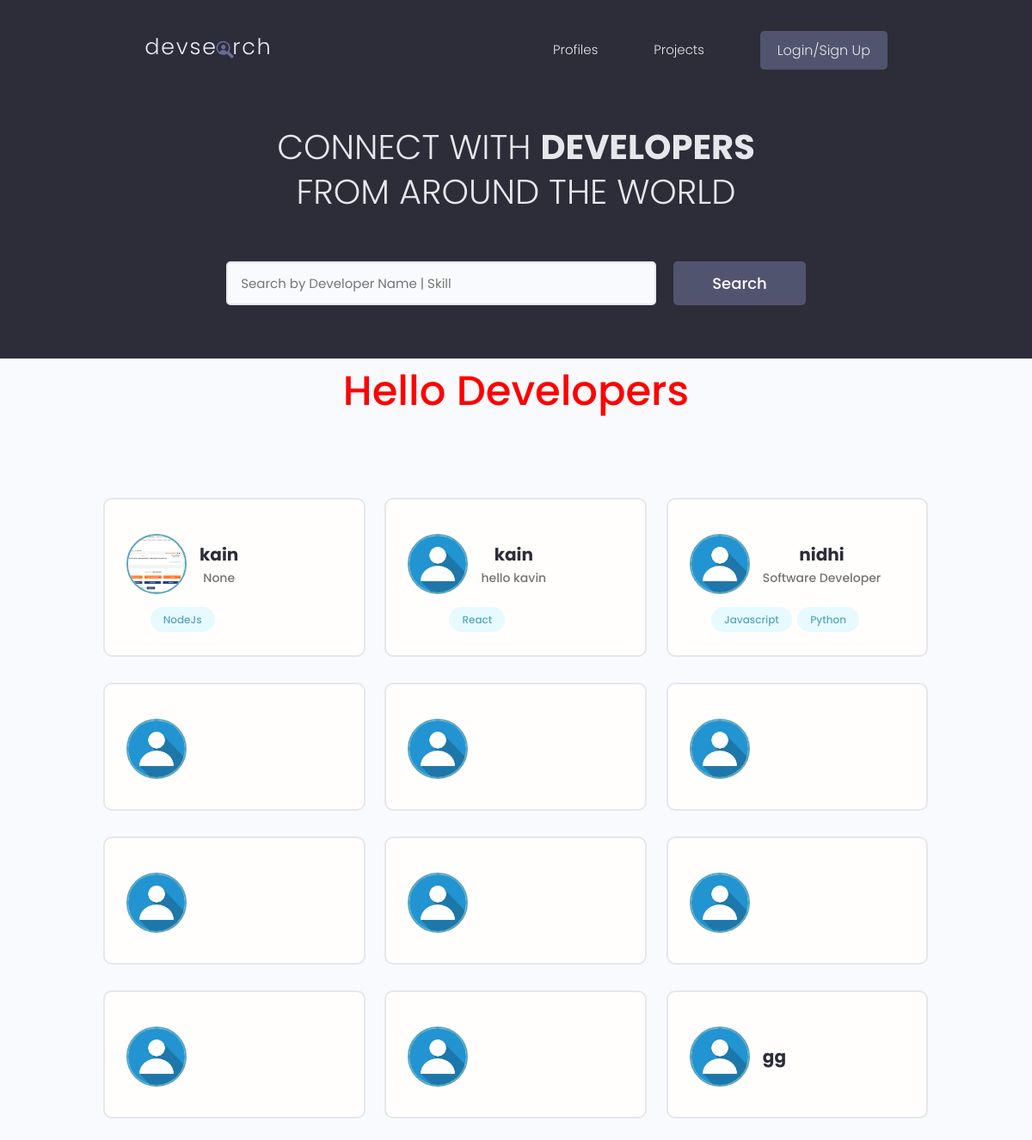
/, run on an earlier commit of the app's database.
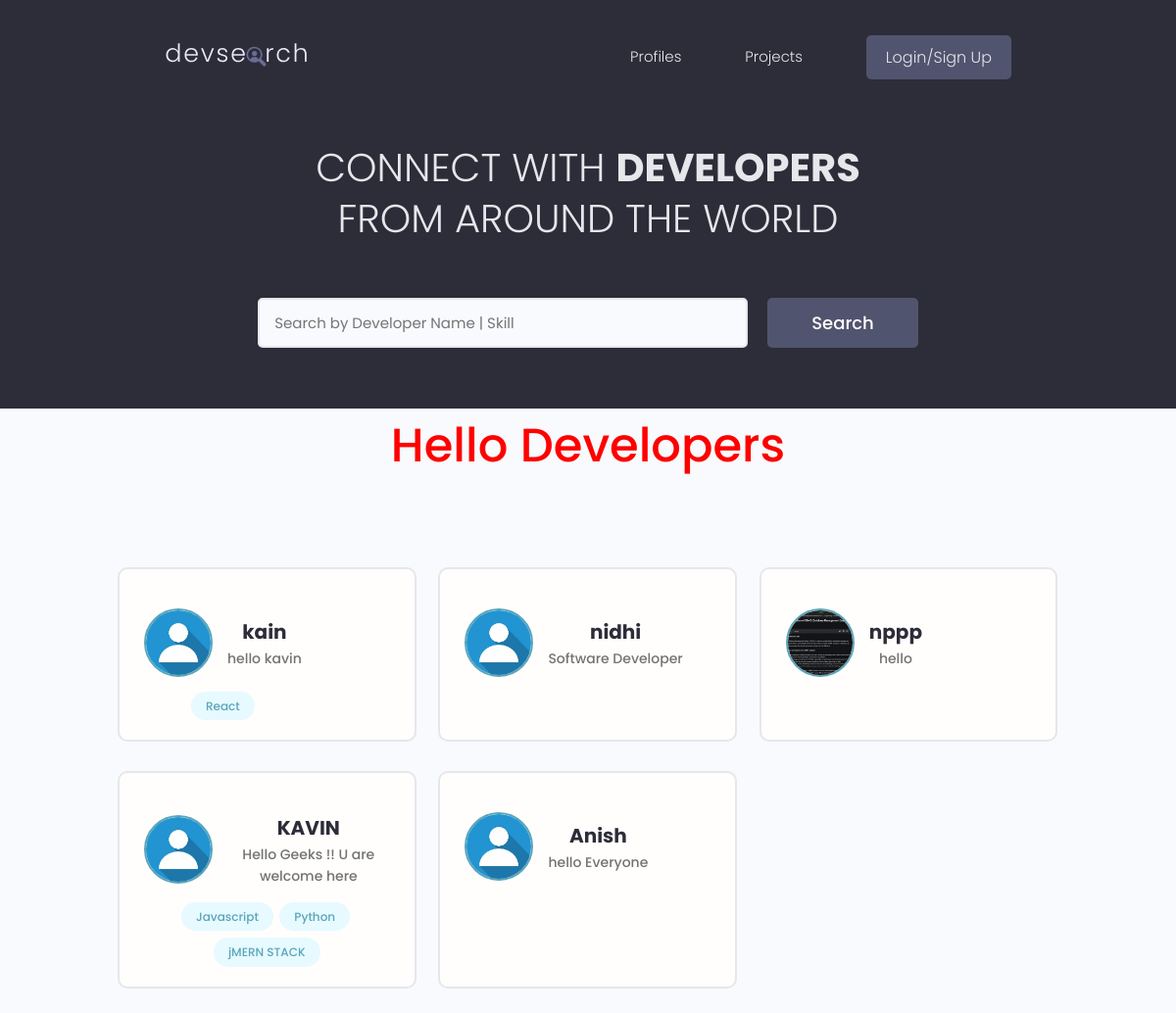
And on a later commit of the database.
### userapp/models.py (models this page shows, shortened)
class profile(models.Model):
    user=models.OneToOneField(User,on_delete=models.CASCADE,null=True,blank=True)
    name=models.CharField(max_length=250,blank=True,null=True)
    username=models.CharField(max_length=250,blank=True,null=True)
    email=models.EmailField(max_length=500,blank=True,null=True)
    About=models.CharField(max_length=500,blank=True,null=True,default=" ")
    Bio=models.TextField(blank=True,null=True)
    X_link=models.CharField(null=True,blank=True,max_length=500)
    Instagram_link=models.CharField(null=True,blank=True,max_length=500)
    Profile_img=models.ImageField(null=True,blank=True,upload_to='Profiles/',default='Profiles/OIP.jpg')
    Github_link=models.CharField(null=True,blank=True,max_length=500)
    created=models.DateTimeField(auto_now_add=True)
    id=models.UUIDField(primary_key=True,editable=False,default=uuid.uuid4,unique=True)

class Skills(models.Model):
    id=models.UUIDField(default=uuid.uuid4,unique=True,primary_key=True,editable=False)
    created=models.DateTimeField(auto_now_add=True)
    owner=models.ForeignKey(profile,on_delete=models.CASCADE,null=True,blank=True)
    name=models.CharField(max_length=200,blank=True,null=True)
    def __str__(self):
        return str(self.name)

### userapp/views.py (the view)
# urls.py: path('',views.userprofile,name='userprofile'),
def userprofile(request):
    allprofiles=profile.objects.all()
    return render(request,  'userapp/userprofile.html',{'profiles':allprofiles})

### userapp/templates/userapp/userprofile.html (shortened to what this page needs)
{% include 'navbar.html' %}
 <main class="home">
    <section class="hero-section text-center">
      <div class="container container--narrow">
        <div class="hero-section__box">
          <h2>CONNECT WITH <span>DEVELOPERS</span></h2>
          <h2>FROM AROUND THE WORLD</h2>
        </div>
        <div class="hero-section__search">
          <form class="form" action="{% url 'searchdev' %}" method="get">
            <div class="form__field">
              <input class="input input--text" id="formInput#search" type="text" name="query"
                placeholder="Search by Developer Name | Skill" />
            </div>
            <input class="btn btn--sub btn--lg" type="submit" value="Search" />
          </form>
        </div>
      </div>
    </section>
     <h1 style="text-align:center">Hello Developers </h1>
    <section class="devlist">
      <div class="container">
        <div class="grid grid--three">
           {% for profile in profiles%}
            <div class="column card">
            <div class="dev">
              <a href="{% url 'profilevisit' profile.id %}" class="card__body">
                <div class="dev__profile">
                  <img class="avatar avatar--md" src="{{profile.Profile_img.url}}" alt="image" />
                  <div class="dev__meta">
                    <h3>{{profile.name}}</h3>
                    <h5>{{profile.About}}</h5>
                  </div>
                </div>
                <div class="dev__skills">
                   {% for skill in profile.skills_set.all %}
                <span class="tag tag--pill tag--main">
                    <small>{{ skill}}</small>
                </span>
                {% endfor %}
                </div>
              </a>
            </div>
          </div>
{% endfor %}
        </div>
      </div>
    </section>
  </main>

What changed in the data, as far as the page shows it:
removed profile: Profile_img (picture), name "kain", About "None"
removed Skills: name "NodeJs", shown under "kain"
removed profile: Profile_img (picture)
removed profile: Profile_img (picture)
removed profile: Profile_img (picture)
removed profile: Profile_img (picture)
removed profile: Profile_img (picture)
removed profile: Profile_img (picture)
removed profile: Profile_img (picture), name "gg"
changed profile "nidhi": loses Skills (name "Javascript"); loses Skills (name "Python")
changed profile: Profile_img: a different picture; name (not shown) → "nppp"; About (not shown) → "hello"
changed profile: name (not shown) → "KAVIN"; About (not shown) → "Hello Geeks !! U are welcome here"; gains Skills (name "Javascript"); gains Skills (name "Python")
added Skills: name "jMERN STACK", shown under profile "KAVIN"
added profile: Profile_img (picture), name "Anish", About "hello Everyone"
